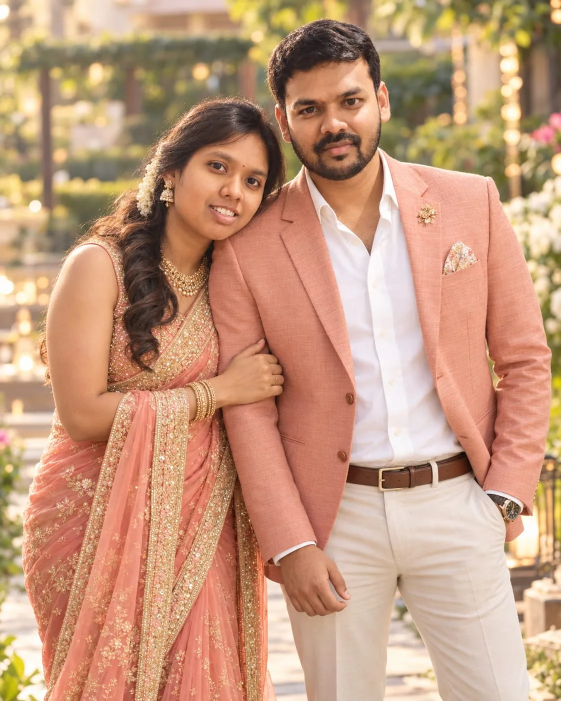
#> input picture images/blush.webp, 1122 x 1402 px (shown at 1/2 size)
$ python make_share_assets.py
#> lines starting #> are read from the running program, lines starting #| are printed output that depends on the picture
"""Build the sharing kit for the published invitation.

Run from the project folder (needs Pillow and segno: pip install segno):
    python tools/make_share_assets.py

Writes:
    images/share-qr.jpg  1200x630 link-preview card with QR (WhatsApp / Instagram / Facebook)
    share/invite-qr.png    1080x1350 invitation card with a QR code to the site
    share/qr.png           plain QR code, for printing on cards
    share/message.txt      ready-to-paste message for friends
"""
import io
import os
import segno
from PIL import Image, ImageDraw, ImageFont, ImageOps

URL = "https://arun-priya.github.io/Reception/"

ROOT = os.path.dirname(os.path.dirname(os.path.abspath(__file__)))
FONTS = os.path.join(ROOT, "tools", "fonts")
IMAGES = os.path.join(ROOT, "images")
SHARE = os.path.join(ROOT, "share")

FOREST = (11, 23, 19)
GOLD = (199, 161, 90)
CHAMPAGNE = (232, 214, 174)
IVORY = (247, 241, 231)


def font(name, size):
    return ImageFont.truetype(os.path.join(FONTS, name), size)


def centered(draw, cx, y, text, fnt, fill, spacing=0):
    """Draw text centred on cx; spacing adds letter-spacing in px."""
    if not spacing:
        w = draw.textlength(text, font=fnt)
        draw.text((cx - w / 2, y), text, font=fnt, fill=fill)
        return
    widths = [draw.textlength(ch, font=fnt) for ch in text]
    x = cx - (sum(widths) + spacing * (len(text) - 1)) / 2
    for ch, w in zip(text, widths):
        draw.text((x, y), ch, font=fnt, fill=fill)
        x += w + spacing


def cross(draw, cx, top, h, colour, width=3):
    draw.line((cx, top, cx, top + h), fill=colour, width=width)
    arm = h * 0.3
    draw.line((cx - arm, top + h * 0.28, cx + arm, top + h * 0.28), fill=colour, width=width)


def rule(draw, cx, y, half, colour):
    draw.line((cx - half, y, cx - 14, y), fill=colour, width=2)
    draw.line((cx + 14, y, cx + half, y), fill=colour, width=2)
    draw.regular_polygon((cx, y, 6), 4, fill=colour)


def cover(img, size):
    return ImageOps.fit(img, size, Image.LANCZOS, centering=(0.5, 0.35))


def preview_card():
    """Landscape link-preview card: details, QR and photo in one image, so a shared
    link arrives as a single chat message instead of separate image + text."""
    w, h = 1200, 630
    pw = 400
    card = Image.new("RGB", (w, h), FOREST)
    photo = Image.open(os.path.join(IMAGES, "blush.webp")).convert("RGB")
#> photo is the input picture: PIL image 1122x1402 RGB; mean R, G, B 196.6, 152.9, 124.7
    card.paste(cover(photo, (pw, h)), (w - pw, 0))
#> in cover, `return ImageOps.fit(img, size, Image.LANCZOS, centering=(0.5, 0.35))`:
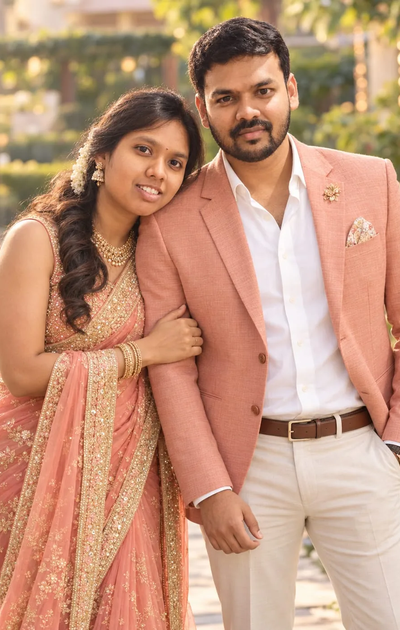
#> returned value: PIL image 400x630 RGB; mean R, G, B 194.6, 148.5, 122.5

    # soft fade from the text panel into the photo
    fade = Image.new("L", (140, h))
#> fade: PIL image 140x630 L; every value is 0
    for x in range(140):
        ImageDraw.Draw(fade).line((x, 0, x, h), fill=int(255 * (1 - x / 139)))
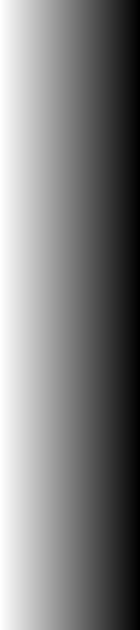
#> fade: PIL image 140x630 L; min 0, max 255, mean 127
    card.paste(Image.new("RGB", (140, h), FOREST), (w - pw, 0), fade)
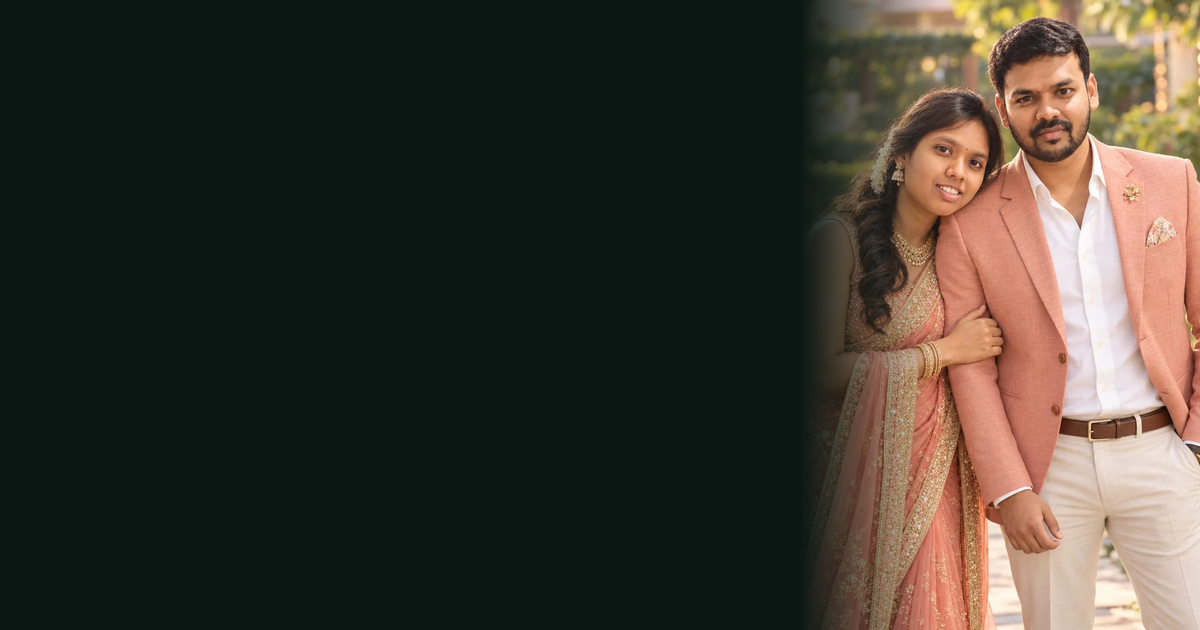
#> card: PIL image 1200x630 RGB; mean R, G, B 61.6, 58, 48.3

    d = ImageDraw.Draw(card)
    d.rectangle((14, 14, w - pw - 14, h - 15), outline=GOLD, width=1)

    cx = 215
    cross(d, cx, 62, 50, GOLD)
    centered(d, cx, 135, "THE WEDDING RECEPTION OF", font("Cinzel.ttf", 16), CHAMPAGNE, spacing=2)
    centered(d, cx, 170, "Arun & Priya", font("GreatVibes.ttf", 74), GOLD)
    rule(d, cx, 300, 140, GOLD)
    centered(d, cx, 330, "WEDNESDAY", font("Cinzel.ttf", 21), IVORY, spacing=3)
    centered(d, cx, 364, "11 NOVEMBER 2026", font("Cinzel.ttf", 21), IVORY, spacing=3)
    centered(d, cx, 402, "6:00 PM onwards", font("CormorantItalic.ttf", 30), CHAMPAGNE)
    centered(d, cx, 452, "FLORA PARK INN", font("Cinzel.ttf", 19), CHAMPAGNE, spacing=3)
    centered(d, cx, 482, "COIMBATORE", font("Cinzel.ttf", 19), CHAMPAGNE, spacing=3)
#> (the call stopped at in preview_card, `side = segno.make(URL, error="h").symbol_size(border=2)[0]`: segno is not available in this run)

    # QR dead centre: when WhatsApp shrinks the preview to a centre-cropped square,
    # the QR is what stays visible
    qx = w // 2
    side = segno.make(URL, error="h").symbol_size(border=2)[0]
    qr = qr_image(260 // side, FOREST, IVORY)
    tile = qr.width + 24
    ty = (h - tile) // 2 - 18
    d.line((qx - 190, 120, qx - 190, h - 120), fill=(90, 76, 46), width=1)
    d.rounded_rectangle((qx - tile // 2, ty, qx + tile // 2, ty + tile), radius=14, fill=IVORY, outline=GOLD, width=2)
    card.paste(qr, (qx - qr.width // 2, ty + 12))
    centered(d, qx, ty + tile + 22, "SCAN TO OPEN", font("Cinzel.ttf", 18), GOLD, spacing=3)

    card.save(os.path.join(IMAGES, "share-qr.jpg"), "JPEG", quality=86, optimize=True, progressive=True)


def qr_image(scale, dark, light):
    qr = segno.make(URL, error="h")
    buf = io.BytesIO()
    qr.save(buf, kind="png", scale=scale, border=2, dark=dark, light=light)
    buf.seek(0)
    return Image.open(buf).convert("RGB")


def qr_card():
    """Portrait card to forward as an image; scanning opens the invitation."""
    w, h = 1080, 1350
    ph = 640
    card = Image.new("RGB", (w, h), FOREST)
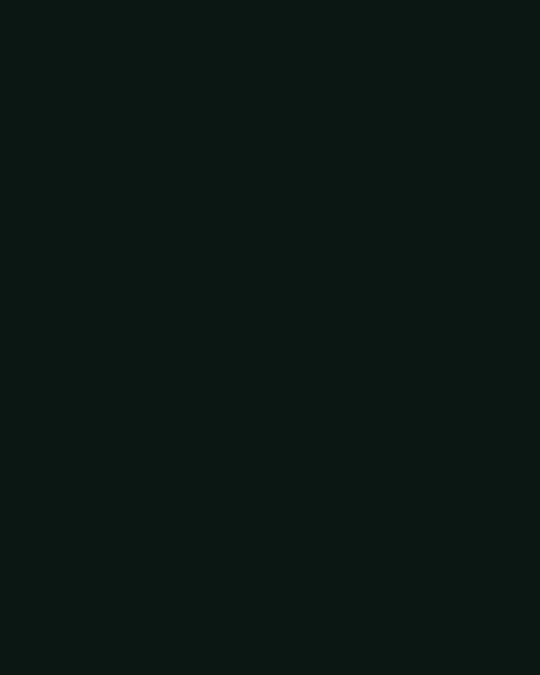
#> card: PIL image 1080x1350 RGB (shown at 1/2 size); mean R, G, B 11, 23, 19
    photo = Image.open(os.path.join(IMAGES, "blush.webp")).convert("RGB")
    card.paste(ImageOps.fit(photo, (w, ph), Image.LANCZOS, centering=(0.5, 0.0)), (0, 0))
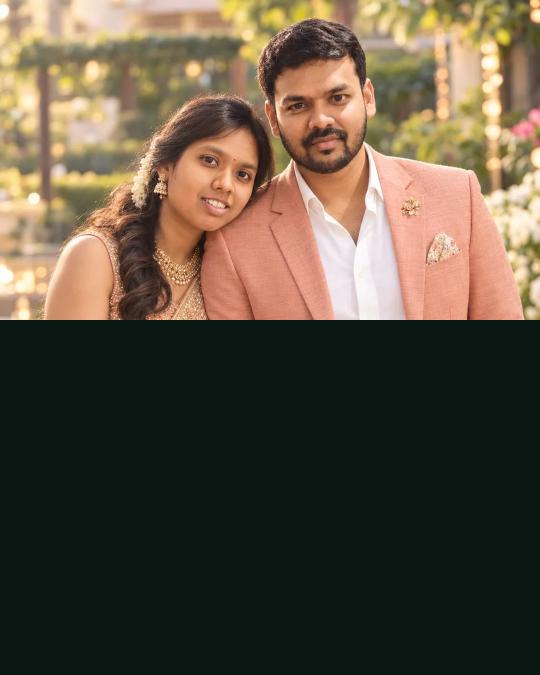
#> card: PIL image 1080x1350 RGB (shown at 1/2 size); mean R, G, B 92.8, 81.9, 65

    # photo fades into the text panel below it
    fade_h = 240
    fade = Image.new("L", (w, fade_h))
#> fade: PIL image 1080x240 L; every value is 0
    for y in range(fade_h):
        ImageDraw.Draw(fade).line((0, y, w, y), fill=int(255 * y / (fade_h - 1)))
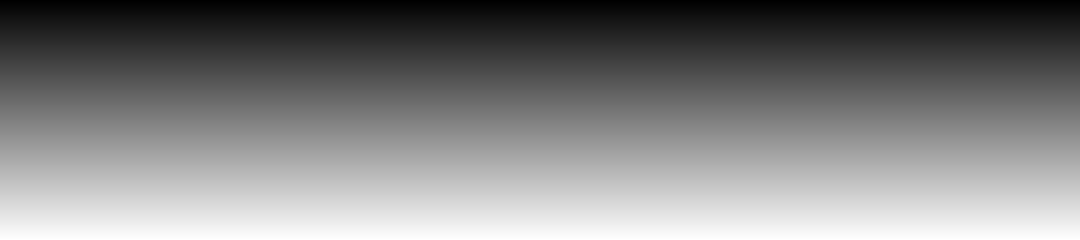
#> fade: PIL image 1080x240 L; min 0, max 255, mean 127
    card.paste(Image.new("RGB", (w, fade_h), FOREST), (0, ph - fade_h), fade)
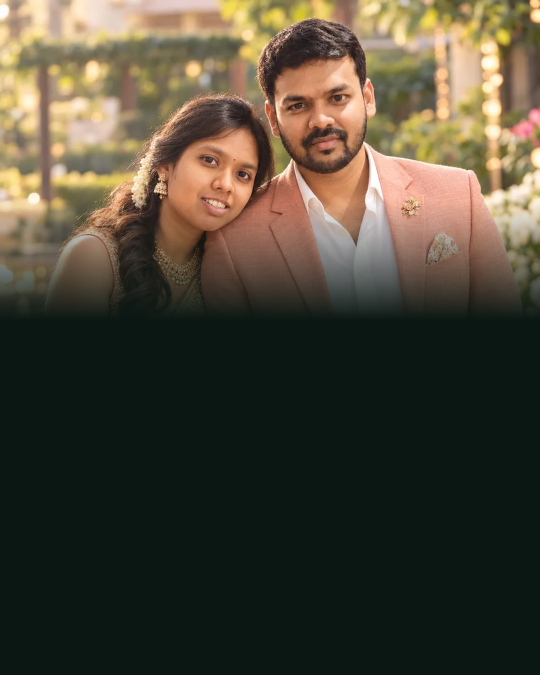
#> card: PIL image 1080x1350 RGB (shown at 1/2 size); mean R, G, B 75.6, 70.3, 55

    d = ImageDraw.Draw(card)
    d.rectangle((36, 36, w - 37, h - 37), outline=GOLD, width=2)
    d.rectangle((50, 50, w - 51, h - 51), outline=(120, 100, 60), width=1)

    cx = w // 2
    centered(d, cx, 590, "THE WEDDING RECEPTION OF", font("Cinzel.ttf", 26), CHAMPAGNE, spacing=3)
    centered(d, cx, 620, "Arun & Priya", font("GreatVibes.ttf", 116), GOLD)
    rule(d, cx, 800, 200, GOLD)
    centered(d, cx, 822, "WEDNESDAY · 11 NOVEMBER 2026 · 6:00 PM", font("Cinzel.ttf", 27), IVORY, spacing=2)
    centered(d, cx, 864, "Flora Park Inn, Coimbatore", font("CormorantItalic.ttf", 38), CHAMPAGNE)

    # QR on an ivory tile so every phone camera reads it reliably
    # whole-pixel modules (no resampling) keep the code crisp for scanners
    side = segno.make(URL, error="h").symbol_size(border=2)[0]
    qr = qr_image(7, FOREST, IVORY) if side * 7 <= 300 else qr_image(300 // side, FOREST, IVORY)
    tile = qr.width + 24
    tx, ty = cx - tile // 2, 930
    d.rounded_rectangle((tx, ty, tx + tile, ty + tile), radius=18, fill=IVORY, outline=GOLD, width=3)
    card.paste(qr, (cx - qr.width // 2, ty + 12))

    centered(d, cx, ty + tile + 18, "SCAN TO OPEN THE INVITATION", font("Cinzel.ttf", 24), GOLD, spacing=3)

    card.save(os.path.join(SHARE, "invite-qr.png"), optimize=True)
    qr_image(16, FOREST, IVORY).save(os.path.join(SHARE, "qr.png"))


MESSAGE = """✨ You're Invited ✨

With the grace of God and the blessings of our families,
we joyfully invite you and your family to our

\U0001F48D *Wedding Reception* \U0001F48D
*Arun Daniel & Priyadharshini*

\U0001F4C5 Wednesday, 11 November 2026
\0001F555 6:00 PM onwards
\U0001F4CD Flora Park Inn, Coimbatore

Tap to open our invitation \U0001F447
{url}

Your presence will make our day complete \U0001F64F
"""


def main():
    os.makedirs(SHARE, exist_ok=True)
    preview_card()
    qr_card()
#> (the call stopped at in qr_card, `side = segno.make(URL, error="h").symbol_size(border=2)[0]`: segno is not available in this run)
    with open(os.path.join(SHARE, "message.txt"), "w", encoding="utf-8") as f:
        f.write(MESSAGE.format(url=URL))
    print("images/share-qr.jpg, share/invite-qr.png, share/qr.png, share/message.txt written")


if __name__ == "__main__":
    main()

$ run again, with images/church.webp copied over images/blush.webp
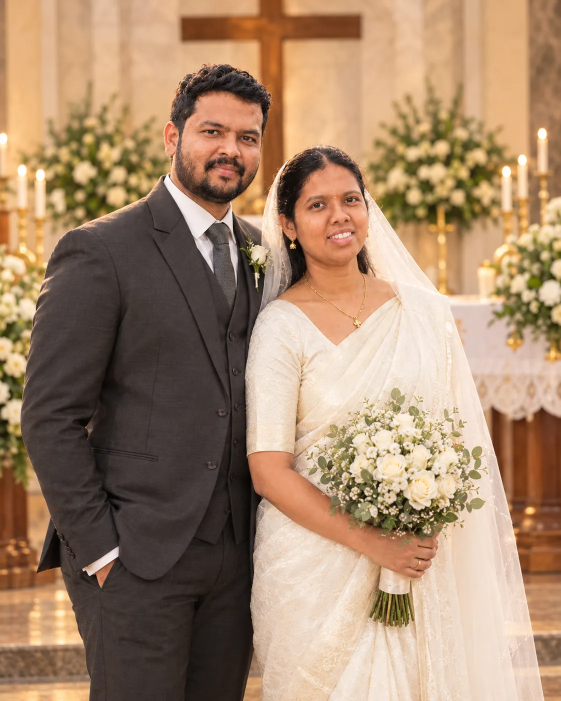
#> input picture images/church.webp, 1122 x 1402 px (shown at 1/2 size)
#> in preview_card, photo is the input picture: PIL image 1122x1402 RGB; mean R, G, B 165.3, 135.6, 108.5
#> in cover, `return ImageOps.fit(img, size, Image.LANCZOS, centering=(0.5, 0.35))`:
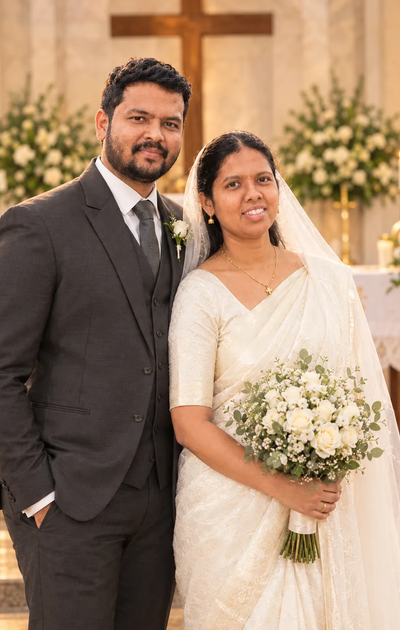
#> returned value: PIL image 400x630 RGB; mean R, G, B 162, 134.7, 110.4
#> in qr_card, `card.paste(Image.new("RGB", (w, fade_h), FOREST), (0, ph - fade_h), fa..`:
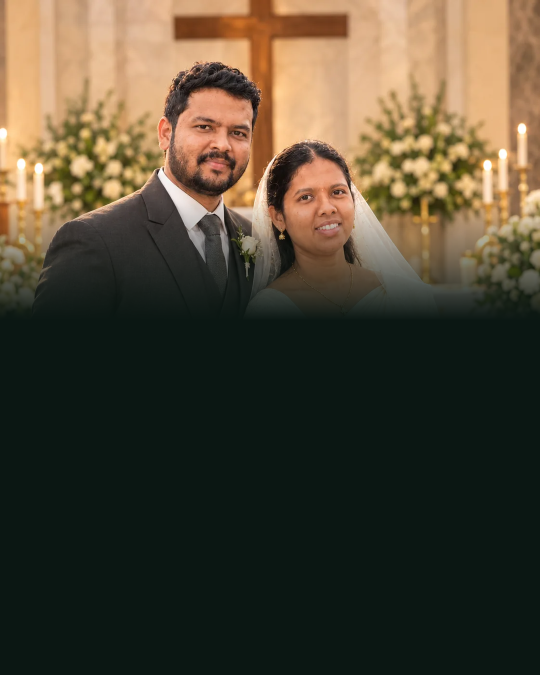
#> card: PIL image 1080x1350 RGB (shown at 1/2 size); mean R, G, B 78, 69.8, 52.1

$ run again, with images/couple-engagement.webp copied over images/blush.webp
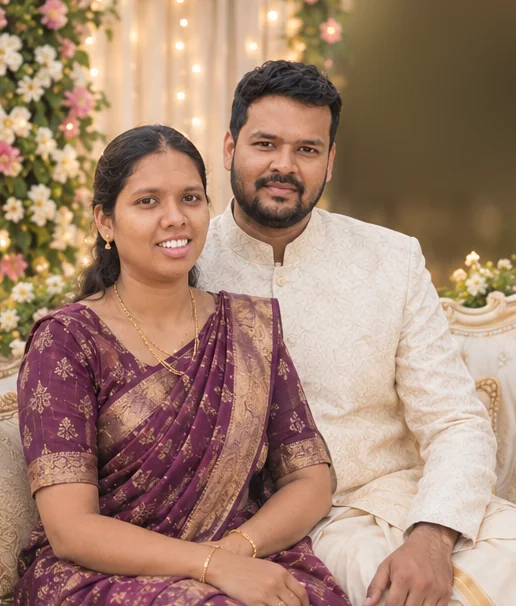
#> input picture images/couple-engagement.webp, 516 x 606 px
#> in preview_card, photo is the input picture: PIL image 516x606 RGB; mean R, G, B 165, 132, 112.6
#> in cover, `return ImageOps.fit(img, size, Image.LANCZOS, centering=(0.5, 0.35))`:
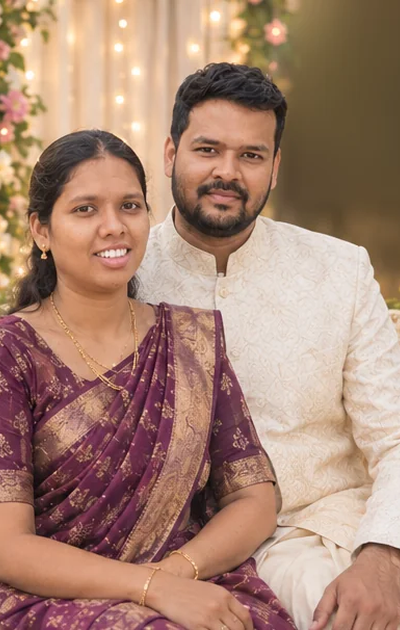
#> returned value: PIL image 400x630 RGB; mean R, G, B 168.8, 133.2, 115.3
#> in qr_card, `card.paste(Image.new("RGB", (w, fade_h), FOREST), (0, ph - fade_h), fa..`:
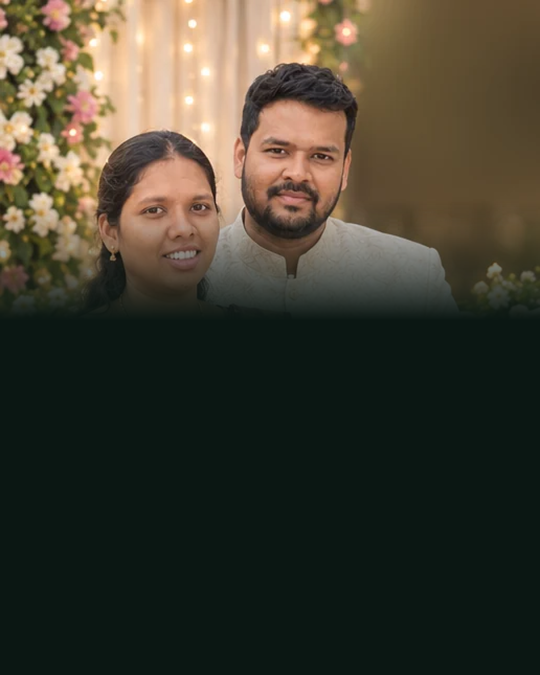
#> card: PIL image 1080x1350 RGB (shown at 1/2 size); mean R, G, B 65.4, 62.1, 48.3

$ run again, with images/couple-floral.webp copied over images/blush.webp
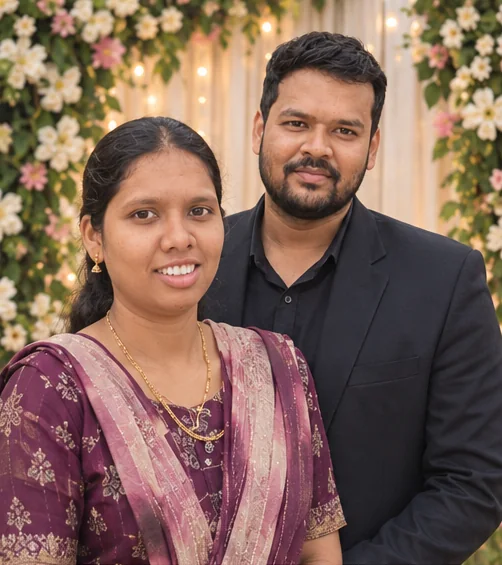
#> input picture images/couple-floral.webp, 502 x 565 px
#> in preview_card, photo is the input picture: PIL image 502x565 RGB; mean R, G, B 130.9, 101.9, 89.2
#> in qr_card, `card.paste(Image.new("RGB", (w, fade_h), FOREST), (0, ph - fade_h), fa..`:
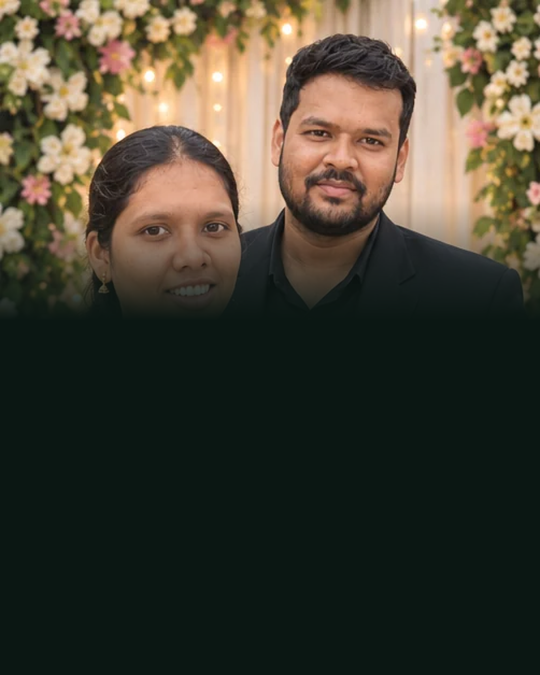
#> card: PIL image 1080x1350 RGB (shown at 1/2 size); mean R, G, B 67.7, 64.1, 50.6
